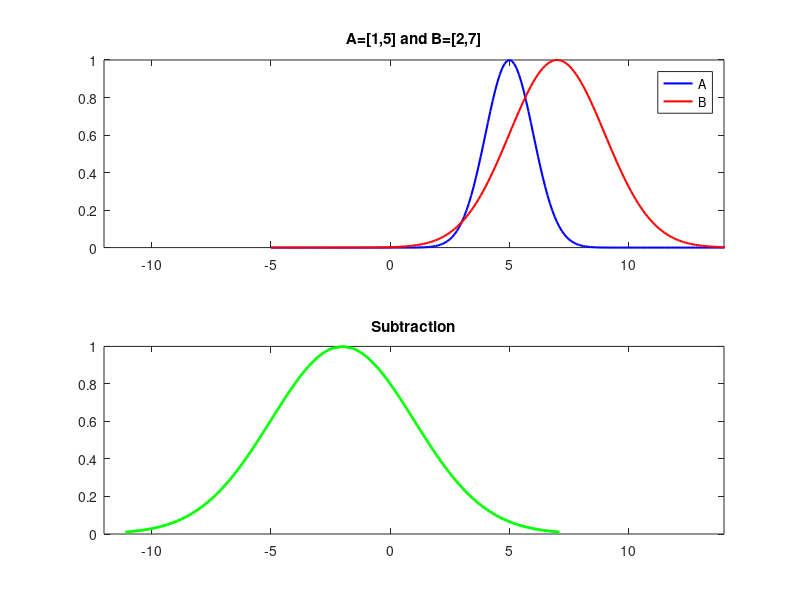

This figure's MATLAB source:
clear
clc
%  Shahab Sotudian--94125091
% Gaussian  Number Operations
% Gaussian  Number A
sigma1=1;
mean1=5;

% Gaussian  Number B
sigma2=2;
mean2=7;

alfa=0;
y=[];
l = -5:0.1:15;

% alfa cut
A=[(mean1-sigma1*sqrt((-2)*log(alfa))),(mean1+sigma1*sqrt((-2)*log(alfa)))];
B=[(mean2-sigma2*sqrt((-2)*log(alfa))),(mean2+sigma2*sqrt((-2)*log(alfa)))];

% Subtraction
for i=1:1:101
    alfa=(i-1)/100;
   y(i)=alfa;
s1(i)=(mean1-sigma1*sqrt((-2)*log(alfa)))-(mean2+sigma2*sqrt((-2)*log(alfa)));
s2(i)=(mean1+sigma1*sqrt((-2)*log(alfa)))-(mean2-sigma2*sqrt((-2)*log(alfa)));


end



    subplot(211)
h1=gaussmf(l,[1 5]);
plot(l,h1,'b','linewidth',1.5)
hold on
h2=gaussmf(l,[2 7]);
plot(l,h2,'r','linewidth',1.5)
title('A=[1,5] and B=[2,7]')
axis([-12,14,0,1])
legend('A','B')
    subplot(212)
plot(s1,y,'g','linewidth',2)
hold on
plot(s2,y,'g','linewidth',2)
axis([-12,14,0,1])
title('Subtraction')
